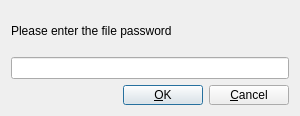
<?xml version="1.0" encoding="UTF-8"?>
<ui version="4.0">
 <class>ikecFilePass</class>
 <widget class="QDialog" name="ikecFilePass">
  <property name="windowModality">
   <enum>Qt::ApplicationModal</enum>
  </property>
  <property name="geometry">
   <rect>
    <x>0</x>
    <y>0</y>
    <width>300</width>
    <height>116</height>
   </rect>
  </property>
  <property name="windowTitle">
   <string>File Password</string>
  </property>
  <property name="windowIcon">
   <iconset resource="qikec.qrc">
    <normaloff>:/png/png/ikec.png</normaloff>:/png/png/ikec.png</iconset>
  </property>
  <layout class="QVBoxLayout">
   <item>
    <widget class="QLabel" name="textLabelUsername">
     <property name="frameShape">
      <enum>QFrame::NoFrame</enum>
     </property>
     <property name="frameShadow">
      <enum>QFrame::Plain</enum>
     </property>
     <property name="text">
      <string>Please enter the file password</string>
     </property>
     <property name="wordWrap">
      <bool>false</bool>
     </property>
    </widget>
   </item>
   <item>
    <widget class="QLineEdit" name="lineEditPassword">
     <property name="echoMode">
      <enum>QLineEdit::Password</enum>
     </property>
    </widget>
   </item>
   <item>
    <layout class="QHBoxLayout">
     <item>
      <spacer>
       <property name="orientation">
        <enum>Qt::Horizontal</enum>
       </property>
       <property name="sizeType">
        <enum>QSizePolicy::Expanding</enum>
       </property>
       <property name="sizeHint" stdset="0">
        <size>
         <width>52</width>
         <height>20</height>
        </size>
       </property>
      </spacer>
     </item>
     <item>
      <widget class="QPushButton" name="buttonOk">
       <property name="sizePolicy">
        <sizepolicy hsizetype="Fixed" vsizetype="Fixed">
         <horstretch>0</horstretch>
         <verstretch>0</verstretch>
        </sizepolicy>
       </property>
       <property name="maximumSize">
        <size>
         <width>32767</width>
         <height>20</height>
        </size>
       </property>
       <property name="text">
        <string>&amp;OK</string>
       </property>
       <property name="shortcut">
        <string/>
       </property>
       <property name="autoDefault">
        <bool>true</bool>
       </property>
       <property name="default">
        <bool>true</bool>
       </property>
      </widget>
     </item>
     <item>
      <widget class="QPushButton" name="buttonCancel">
       <property name="sizePolicy">
        <sizepolicy hsizetype="Fixed" vsizetype="Fixed">
         <horstretch>0</horstretch>
         <verstretch>0</verstretch>
        </sizepolicy>
       </property>
       <property name="maximumSize">
        <size>
         <width>32767</width>
         <height>20</height>
        </size>
       </property>
       <property name="text">
        <string>&amp;Cancel</string>
       </property>
       <property name="shortcut">
        <string/>
       </property>
       <property name="autoDefault">
        <bool>true</bool>
       </property>
      </widget>
     </item>
    </layout>
   </item>
  </layout>
 </widget>
 <resources>
  <include location="qikec.qrc"/>
  <include location="qikec.qrc"/>
 </resources>
 <connections/>
</ui>
